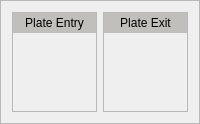
                <widget class="QFrame" name="frame_36">
                 <property name="maximumSize">
                  <size>
                   <width>16777215</width>
                   <height>120</height>
                  </size>
                 </property>
                 <property name="frameShape">
                  <enum>QFrame::StyledPanel</enum>
                 </property>
                 <property name="frameShadow">
                  <enum>QFrame::Raised</enum>
                 </property>
                 <layout class="QHBoxLayout" name="horizontalLayout_22">
                  <item>
                   <widget class="QFrame" name="frame_31">
                    <property name="minimumSize">
                     <size>
                      <width>0</width>
                      <height>100</height>
                     </size>
                    </property>
                    <property name="maximumSize">
                     <size>
                      <width>16777215</width>
                      <height>150</height>
                     </size>
                    </property>
                    <property name="frameShape">
                     <enum>QFrame::StyledPanel</enum>
                    </property>
                    <property name="frameShadow">
                     <enum>QFrame::Raised</enum>
                    </property>
                    <layout class="QVBoxLayout" name="verticalLayout_2">
                     <property name="spacing">
                      <number>5</number>
                     </property>
                     <property name="leftMargin">
                      <number>0</number>
                     </property>
                     <property name="topMargin">
                      <number>0</number>
                     </property>
                     <property name="rightMargin">
                      <number>0</number>
                     </property>
                     <property name="bottomMargin">
                      <number>0</number>
                     </property>
                     <item>
                      <widget class="QLabel" name="plate_entry">
                       <property name="maximumSize">
                        <size>
                         <width>16777215</width>
                         <height>20</height>
                        </size>
                       </property>
                       <property name="styleSheet">
                        <string notr="true">background-color: rgb(192, 191, 188);</string>
                       </property>
                       <property name="text">
                        <string>&lt;html&gt;&lt;head/&gt;&lt;body&gt;&lt;p align=&quot;center&quot;&gt;Plate Entry&lt;/p&gt;&lt;/body&gt;&lt;/html&gt;</string>
                       </property>
                      </widget>
                     </item>
                     <item>
                      <widget class="QLabel" name="label_plaeEntry">
                       <property name="text">
                        <string/>
                       </property>
                      </widget>
                     </item>
                    </layout>
                   </widget>
                  </item>
                  <item>
                   <widget class="QFrame" name="frame_32">
                    <property name="minimumSize">
                     <size>
                      <width>0</width>
                      <height>100</height>
                     </size>
                    </property>
                    <property name="maximumSize">
                     <size>
                      <width>16777215</width>
                      <height>150</height>
                     </size>
                    </property>
                    <property name="frameShape">
                     <enum>QFrame::StyledPanel</enum>
                    </property>
                    <property name="frameShadow">
                     <enum>QFrame::Raised</enum>
                    </property>
                    <layout class="QVBoxLayout" name="verticalLayout_11">
                     <property name="spacing">
                      <number>5</number>
                     </property>
                     <property name="leftMargin">
                      <number>0</number>
                     </property>
                     <property name="topMargin">
                      <number>0</number>
                     </property>
                     <property name="rightMargin">
                      <number>0</number>
                     </property>
                     <property name="bottomMargin">
                      <number>0</number>
                     </property>
                     <item>
                      <widget class="QLabel" name="plate_exit">
                       <property name="maximumSize">
                        <size>
                         <width>16777215</width>
                         <height>20</height>
                        </size>
                       </property>
                       <property name="styleSheet">
                        <string notr="true">background-color: rgb(192, 191, 188);</string>
                       </property>
                       <property name="text">
                        <string>&lt;html&gt;&lt;head/&gt;&lt;body&gt;&lt;p align=&quot;center&quot;&gt;Plate Exit&lt;/p&gt;&lt;/body&gt;&lt;/html&gt;</string>
                       </property>
                      </widget>
                     </item>
                     <item>
                      <widget class="QLabel" name="label_plateExit">
                       <property name="text">
                        <string/>
                       </property>
                      </widget>
                     </item>
                    </layout>
                   </widget>
                  </item>
                 </layout>
                </widget>
